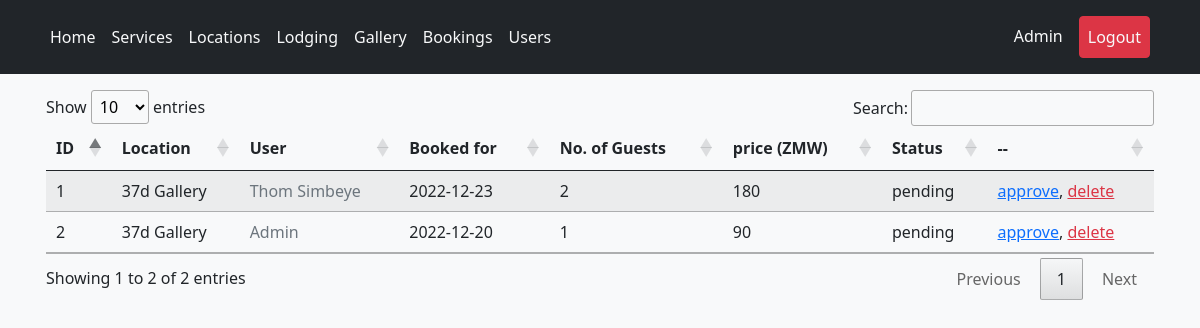
The page /pages/booking.php (signed in) on the database as committed earlier.
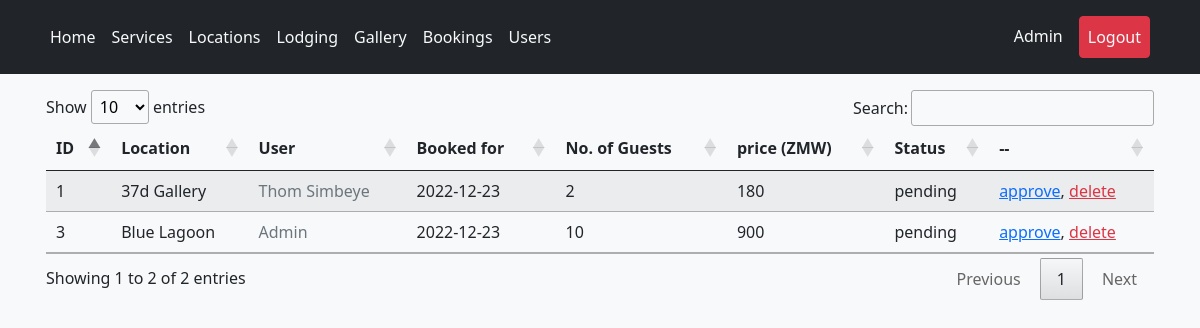
The same page on the database as committed later.
### tables this page shows
CREATE TABLE `users` (
  `id` int(11) NOT NULL,
  `email` varchar(60) DEFAULT NULL,
  `first_name` varchar(60) DEFAULT NULL,
  `last_name` varchar(60) DEFAULT NULL,
  `phone_no` varchar(12) DEFAULT NULL,
  `password` longtext NOT NULL,
  `is_admin` tinyint(1) NOT NULL,
  `joined` datetime DEFAULT current_timestamp()
);

CREATE TABLE `booking` (
  `id` int(11) NOT NULL,
  `user_id` int(11) NOT NULL,
  `s_id` int(11) NOT NULL,
  `date` date NOT NULL,
  `guest_no` int(11) NOT NULL,
  `status` varchar(60) NOT NULL,
  `added` datetime NOT NULL DEFAULT current_timestamp(),
  `type` varchar(30) NOT NULL
);

CREATE TABLE `locations` (
  `id` int(11) NOT NULL,
  `name` varchar(60) NOT NULL,
  `description` longtext NOT NULL,
  `image` text NOT NULL,
  `price` double NOT NULL,
  `rating` float NOT NULL,
  `user_id` int(11) NOT NULL,
  `modified` datetime NOT NULL DEFAULT current_timestamp()
);

### api/get_user.php (called while the page is built)
<?php
function get_profile($email, $db_connection){
    $sql = "SELECT * FROM users WHERE email = ?";
    if($stmt = $db_connection->prepare($sql)){
        $stmt->bind_param("s", $email);
        if($stmt->execute()){
            $result = $stmt->get_result();
            if($result->num_rows == 1){
                $row = $result->fetch_array(MYSQLI_ASSOC);
                return $row;
            }
        }
    }
}
function get_profile_by_id($id, $db_connection){
    $sql = "SELECT * FROM users WHERE id = ?";
    if($stmt = $db_connection->prepare($sql)){
        $stmt->bind_param("s", $id);
        if($stmt->execute()){
            $result = $stmt->get_result();
            if($result->num_rows == 1){
                $row = $result->fetch_array(MYSQLI_ASSOC);
                return $row;
            }
        }
    }
}

### inc/session.php (called while the page is built, shortened)
<?php
require_once "../scripts/connect.php";
include_once "../api/get_user.php";
if (!(isset($_SESSION["loggedin"]) && $_SESSION["loggedin"] === true)) {
    header('location: login.php');
    exit();
} else {
    $user = get_profile($_SESSION['email'], $db_connection);
}
?>

### api/get_data.php (called while the page is built, shortened)
<?php
function get_location($id, $db_connection) {
    $sql = "SELECT * FROM locations WHERE id = ?";
    if($stmt = $db_connection->prepare($sql)){
        $stmt->bind_param("s", $id);
        if($stmt->execute()){
            $result = $stmt->get_result();
            if($result->num_rows == 1){
                $row = $result->fetch_array(MYSQLI_ASSOC);
                return $row;
            }
        }
    }
}

### api/get_table_data.php (the view, shortened to what this page needs)
<?php
include_once "get_data.php";
include_once "get_user.php";
function get_all_bookings($db_connection){
    $sql = "SELECT * FROM booking ORDER BY added DESC";
    if($result = $db_connection->query($sql)){
        if($result->num_rows > 0){
            while($row = $result->fetch_array()){
                if ($row['type'] == 'location'){
                    $s = get_location($row['s_id'], $db_connection);
                } else {
                    $s = get_lodge($row['s_id'], $db_connection);
                }
                $user = get_profile_by_id($row['user_id'], $db_connection);
                echo "<tr>";
                    echo "<td>" . $row['id'] . "</td>";
                    echo "<td>" . $s['name'] . "</td>";
                    echo "<td><a href='account.view.php?viewing=". $user['id'] ."' class='link-secondary text-decoration-none'>" . $user['first_name']." ". $user['last_name']. "</a></td>";
                    echo "<td>" . $row['date'] . "</td>";
                    echo "<td>" . $row['guest_no'] . "</td>";
                    echo "<td>" . ($row['guest_no'] * $s['price']) . "</td>";
                    echo "<td>" . $row['status'] . "</td>";
                    echo "<td><a href='../scripts/booking.approve.process.php?booking=".$row['id']."' class='link-primary'>approve</a>, <a href='../scripts/booking.delete.process.php?booking=".$row['id']."' class='link-danger'>delete</a></td>";
                echo "</tr>";
            }
        } else {
            echo "<tr>";
                echo "<td colspan='7' class='text-center'> No records found. </td>";
            echo "</tr>";
        }
    }
}

### pages/booking.php (shortened to what this page needs)
<?php include_once "../inc/session.php"; ?>
<!DOCTYPE html>
<html lang="en">
<head>
    <?php include_once "../inc/head.php"; ?>
</head>
<body class="bg-light">
<?php
include_once "../inc/navbar.php";
include_once "../api/get_table_data.php";
?>
<div class="container p-3">
    <table id="bookingtable" class="table table-striped table-responsive">
        <thead>
            <tr>
                <th>ID</th>
                <th>Location</th>
                <?php
                if($user['is_admin'] == true) {
                    echo '<th>User</th>';
                }
                ?>
                <th>Booked for</th>
                <th>No. of Guests</th>
                <th>price (ZMW)</th>
                <th>Status</th>
                <th>--</th>
            </tr>
        </thead>
        <tbody>
            <?php
            if($user['is_admin'] == true) {
                get_all_bookings($db_connection);
            } else {
                get_my_bookings($user['id'], $db_connection);
            }
            ?>
        </tbody>
    </table>
</div>
</body>
</html>

### inc/head.php (shortened to what this page needs)
<link href="https://cdn.jsdelivr.net/npm/bootstrap@5.0.2/dist/css/bootstrap.min.css" rel="stylesheet">
<link rel="stylesheet" href="https://cdn.jsdelivr.net/npm/bootstrap-icons@1.10.2/font/bootstrap-icons.css">
<link rel="stylesheet" href="https://cdnjs.cloudflare.com/ajax/libs/font-awesome/5.15.3/css/all.min.css">
<link rel="stylesheet" type="text/css" href="../DataTables/datatables.css"/>

### inc/navbar.php
<header class="p-3 bg-dark text-white sticky-top">
    <div class="container">
      <div class="d-flex flex-wrap align-items-center justify-content-center justify-content-lg-start">
        <ul class="nav col-12 col-lg-auto me-lg-auto mb-2 justify-content-center mb-md-0">
            <li class="nav-item"><a href="/Mwape/" class="nav-link link-light px-2">Home</a></li>
            <li class="nav-item"><a href="/Mwape/index.php#services" class="nav-link link-light px-2">Services</a></li>
            <li class="nav-item"><a href="/Mwape/pages/location.php" class="nav-link link-light px-2">Locations</a></li>
            <li class="nav-item"><a href="/Mwape/pages/lodging.php" class="nav-link link-light px-2">Lodging</a></li>
            <li class="nav-item"><a href="/Mwape/pages/gallery.php" class="nav-link link-light px-2">Gallery</a></li>
            <?php
            if (isset($_SESSION['email'])) {
                echo '<li class="nav-item"><a href="/Mwape/pages/booking.php" class="nav-link link-light px-2">Bookings</a></li>';
                if ($user['is_admin'] == true) {
                    echo '<li class="nav-item"><a href="/Mwape/pages/users.php" class="nav-link link-light px-2">Users</a></li>';
                }
            }
            ?>
        </ul>
        <div class="text-end">
            <ul class="nav">
                <?php
                if (isset($_SESSION['email'])) {
                echo '<li class="nav-item"><a href="/Mwape/pages/account.php" class="nav-link link-light px-2">'.$user['first_name'].' '.$user['last_name'].'</a></li>
                <li class="nav-item"><a href="/Mwape/scripts/logout.process.php" class="nav-link link-light px-2 btn btn-danger mx-2">Logout</a></li>';
                } else {
                echo '<li class="nav-item"><a href="/Mwape/pages/login.php" class="btn btn-outline-light-me-2 nav-link link-light px-2 mx-2">Login</a></li>
                <li class="nav-item"><a href="/Mwape/pages/signup.php" class="btn btn-warning nav-link link-light px-2 mx-2">Sign up</a></li>';
                }
                ?>
            </ul>
        </div>
      </div>
    </div>
</header>

### DataTables/datatables.css (style rules this page uses)
table.dataTable thead > tr > th.sorting, table.dataTable thead > tr > th.sorting_asc, table.dataTable thead > tr > th.sorting_desc, table.dataTable thead > tr > th.sorting_asc_disabled, table.dataTable thead > tr > th.sorting_desc_disabled, table.dataTable thead > tr > td.sorting, table.dataTable thead > tr > td.sorting_asc, table.dataTable thead > tr > td.sorting_desc, table.dataTable thead > tr > td.sorting_asc_disabled, table.dataTable thead > tr > td.sorting_desc_disabled { cursor: pointer; position: relative; padding-right: 26px; }
table.dataTable thead > tr > th.sorting:before, table.dataTable thead > tr > th.sorting:after, table.dataTable thead > tr > th.sorting_asc:before, table.dataTable thead > tr > th.sorting_asc:after, table.dataTable thead > tr > th.sorting_desc:before, table.dataTable thead > tr > th.sorting_desc:after, table.dataTable thead > tr > th.sorting_asc_disabled:before, table.dataTable thead > tr > th.sorting_asc_disabled:after, table.dataTable thead > tr > th.sorting_desc_disabled:before, table.dataTable thead > tr > th.sorting_desc_disabled:after, table.dataTable thead > tr > td.sorting:before, table.dataTable thead > tr > td.sorting:after, table.dataTable thead > tr > td.sorting_asc:before, table.dataTable thead > tr > td.sorting_asc:after, table.dataTable thead > tr > td.sorting_desc:before, table.dataTable thead > tr > td.sorting_desc:after, table.dataTable thead > tr > td.sorting_asc_disabled:before, table.dataTable thead > tr > td.sorting_asc_disabled:after, table.dataTable thead > tr > td.sorting_desc_disabled:before, table.dataTable thead > tr > td.sorting_desc_disabled:after { position: absolute; display: block; opacity: 0.125; right: 10px; line-height: 9px; font-size: 0.8em; }
table.dataTable thead > tr > th.sorting:before, table.dataTable thead > tr > th.sorting_asc:before, table.dataTable thead > tr > th.sorting_desc:before, table.dataTable thead > tr > th.sorting_asc_disabled:before, table.dataTable thead > tr > th.sorting_desc_disabled:before, table.dataTable thead > tr > td.sorting:before, table.dataTable thead > tr > td.sorting_asc:before, table.dataTable thead > tr > td.sorting_desc:before, table.dataTable thead > tr > td.sorting_asc_disabled:before, table.dataTable thead > tr > td.sorting_desc_disabled:before { bottom: 50%; content: "▲"; }
table.dataTable thead > tr > th.sorting:after, table.dataTable thead > tr > th.sorting_asc:after, table.dataTable thead > tr > th.sorting_desc:after, table.dataTable thead > tr > th.sorting_asc_disabled:after, table.dataTable thead > tr > th.sorting_desc_disabled:after, table.dataTable thead > tr > td.sorting:after, table.dataTable thead > tr > td.sorting_asc:after, table.dataTable thead > tr > td.sorting_desc:after, table.dataTable thead > tr > td.sorting_asc_disabled:after, table.dataTable thead > tr > td.sorting_desc_disabled:after { top: 50%; content: "▼"; }
table.dataTable thead > tr > th.sorting_asc:before, table.dataTable thead > tr > th.sorting_desc:after, table.dataTable thead > tr > td.sorting_asc:before, table.dataTable thead > tr > td.sorting_desc:after { opacity: 0.6; }
table.dataTable thead th, table.dataTable thead td, table.dataTable tfoot th, table.dataTable tfoot td { text-align: left; }
table.dataTable { width: 100%; margin: 0 auto; clear: both; border-collapse: separate; border-spacing: 0; }
table.dataTable thead th, table.dataTable tfoot th { font-weight: bold; }
table.dataTable thead th, table.dataTable thead td { padding: 10px; border-bottom: 1px solid rgba(0, 0, 0, 0.3); }
table.dataTable tbody tr { background-color: transparent; }
table.dataTable tbody th, table.dataTable tbody td { padding: 8px 10px; }
table.dataTable.no-footer { border-bottom: 1px solid rgba(0, 0, 0, 0.3); }
table.dataTable th, table.dataTable td { box-sizing: content-box; }

Rows that differ between the two databases and show on the page:
removed booking: id "2", locations.name "37d Gallery", user.first_name "Admin", date "2022-12-20", guest_no "1", $row['guest_no']*$s['price'] "90", status "pending"
added booking: id "3", locations.name "Blue Lagoon", user.first_name "Admin", date "2022-12-23", guest_no "10", $row['guest_no']*$s['price'] "900", status "pending"
